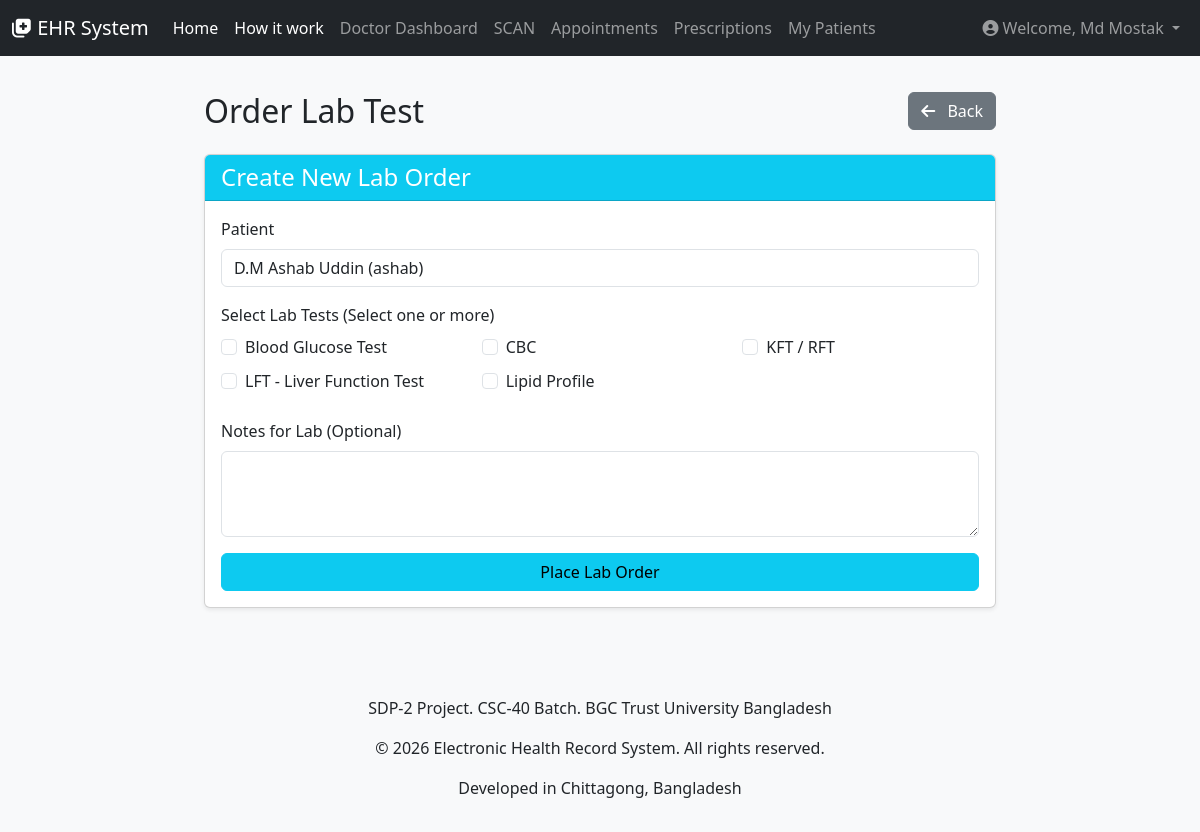
The page /doctor/order_lab_test.php?patient_id=3 (signed in) on the database its author committed.
### tables this page shows
CREATE TABLE `patients` (
  `id` int(11) NOT NULL,
  `user_id` int(11) NOT NULL,
  `date_of_birth` date DEFAULT NULL,
  `gender` enum('Male','Female','Other') DEFAULT NULL,
  `blood_group` varchar(5) DEFAULT NULL,
  `created_at` timestamp NOT NULL DEFAULT current_timestamp(),
  `updated_at` timestamp NOT NULL DEFAULT current_timestamp() ON UPDATE current_timestamp()
);

CREATE TABLE `users` (
  `id` int(11) NOT NULL,
  `full_name` varchar(255) NOT NULL,
  `email` varchar(255) NOT NULL,
  `username` varchar(255) DEFAULT NULL,
  `password` varchar(255) NOT NULL,
  `mobile` varchar(20) DEFAULT NULL,
  `user_type` enum('doctor','patient','admin') NOT NULL,
  `created_at` timestamp NOT NULL DEFAULT current_timestamp(),
  `updated_at` timestamp NOT NULL DEFAULT current_timestamp() ON UPDATE current_timestamp()
);

CREATE TABLE `lab_tests` (
  `id` int(11) NOT NULL,
  `test_name` varchar(255) NOT NULL,
  `description` text DEFAULT NULL,
  `created_at` timestamp NOT NULL DEFAULT current_timestamp()
);

### doctor/order_lab_test.php (the view, shortened to what this page needs)
<?php
require_once '../includes/db_connection.php';
require_once '../includes/header.php';
$preselected_patient_id = null;
$preselected_patient_info = null;
if (isset($_GET['patient_id'])) {
    $preselected_patient_id = filter_var($_GET['patient_id'], FILTER_VALIDATE_INT);
    if (!$preselected_patient_id) {
        $message = "Invalid patient ID provided in the URL. Please access patient data first.";
        $message_type = "danger";
        header("Location: access_patient_data.php?error_message=" . urlencode($message));
        exit();
    } else {
        try {
            $stmt = $pdo->prepare("SELECT p.id, u.full_name, u.username FROM patients p JOIN users u ON p.user_id = u.id WHERE p.id = ?");
            $stmt->execute([$preselected_patient_id]);
            $preselected_patient_info = $stmt->fetch();
        } catch (PDOException $e) {
            $message = "Database error fetching patient details: " . $e->getMessage();
            $message_type = "danger";
            header("Location: access_patient_data.php?error_message=" . urlencode($message));
            exit();
        }
    }
} else {
    $message = "Please access patient data via QR code or manual token first to order lab tests.";
    $message_type = "danger";
    header("Location: access_patient_data.php?error_message=" . urlencode($message));
    exit();
}
$lab_tests = [];
try {
    $stmt = $pdo->query("SELECT id, test_name FROM lab_tests ORDER BY test_name ASC");
    $lab_tests = $stmt->fetchAll();
} catch (PDOException $e) {
    $message = "Error fetching lab tests: " . $e->getMessage();
    $message_type = "danger";
}
?>
<div class="row justify-content-center mt-5">
    <div class="col-md-9 col-lg-8">
        <div class="d-flex justify-content-between align-items-center mb-4">
            <h2 class="mb-0">Order Lab Test</h2>
            <button type="button" class="btn btn-secondary" onclick="history.back()">
                <i class="fas fa-arrow-left me-2"></i> Back
            </button>
        </div>
        <div class="card shadow-sm mb-4">
            <div class="card-header bg-info text-white">
                <h4 class="mb-0">Create New Lab Order</h4>
            </div>
            <div class="card-body">
                <form action="order_lab_test.php?patient_id=<?php echo htmlspecialchars($preselected_patient_id); ?>" method="POST">
                    <div class="mb-3">
                        <label for="patient_id" class="form-label">Patient</label>
                        <?php if ($preselected_patient_info): ?>
                            <input type="text" class="form-control" value="<?php echo htmlspecialchars($preselected_patient_info['full_name']); ?> (<?php echo htmlspecialchars($preselected_patient_info['username']); ?>)" readonly>
                        <?php endif; ?>
                    </div>
                    <div class="mb-3">
                        <label class="form-label">Select Lab Tests (Select one or more)</label>
                        <?php if (!empty($lab_tests)): ?>
                            <div class="row">
                                <?php foreach ($lab_tests as $test): ?>
                                    <div class="col-md-6 col-lg-4 mb-2">
                                        <div class="form-check">
                                            <input class="form-check-input" type="checkbox" id="test_<?php echo htmlspecialchars($test['id']); ?>"
                                                name="selected_tests[]" value="<?php echo htmlspecialchars($test['id']); ?>"
                                                <?php echo (in_array($test['id'], ($_POST['selected_tests'] ?? []))) ? 'checked' : ''; ?>>
                                            <label class="form-check-label" for="test_<?php echo htmlspecialchars($test['id']); ?>">
                                                <?php echo htmlspecialchars($test['test_name']); ?>
                                            </label>
                                        </div>
                                    </div>
                                <?php endforeach; ?>
                            </div>
                        <?php else: ?>
                            <div class="alert alert-warning" role="alert">
                                No lab tests defined yet. Please ask the administrator to add them.
                            </div>
                        <?php endif; ?>
                    </div>
                    <div class="mb-3">
                        <label for="notes" class="form-label">Notes for Lab (Optional)</label>
                        <textarea class="form-control" id="notes" name="notes" rows="3"><?php echo htmlspecialchars($_POST['notes'] ?? ''); ?></textarea>
                    </div>
                    <button type="submit" class="btn btn-info w-100" <?php echo (empty($preselected_patient_info) || empty($lab_tests)) ? 'disabled' : ''; ?>>Place Lab Order</button>
                </form>
            </div>
        </div>
    </div>
</div>
<?php require_once '../includes/footer.php'; ?>

### assets/css/style.css (style rules this page uses)
body { background-color: #f8f9fa; min-height: 100vh; display: flex; flex-direction: column; }

### rows shown on the page
patients: user.username "D.M Ashab Uddin (ashab)"
lab_tests: test_name "Blood Glucose Test"
lab_tests: test_name "CBC"
lab_tests: test_name "KFT / RFT"
lab_tests: test_name "LFT - Liver Function Test"
lab_tests: test_name "Lipid Profile"

### other values the page prints
$user_full_name "Md Mostak"
